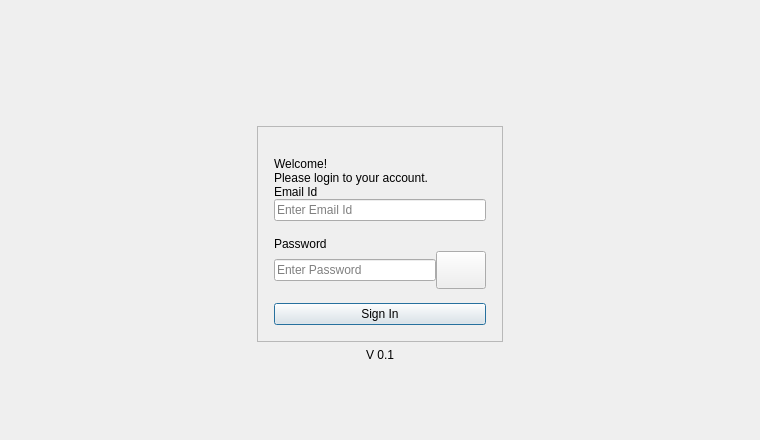
<?xml version="1.0" encoding="UTF-8"?>
<ui version="4.0">
 <class>TdeiDialogBase</class>
 <widget class="QDialog" name="TdeiDialogBase">
  <property name="geometry">
   <rect>
    <x>0</x>
    <y>0</y>
    <width>760</width>
    <height>440</height>
   </rect>
  </property>
  <property name="windowTitle">
   <string>TDEI Datasets</string>
  </property>
  <layout class="QVBoxLayout" name="mainLayout">
   <property name="spacing">
    <number>0</number>
   </property>
   <property name="leftMargin">
    <number>0</number>
   </property>
   <property name="topMargin">
    <number>0</number>
   </property>
   <property name="rightMargin">
    <number>0</number>
   </property>
   <property name="bottomMargin">
    <number>0</number>
   </property>
   <item>
    <widget class="QStackedWidget" name="stackedWidget">
     <property name="currentIndex">
      <number>0</number>
     </property>
     <widget class="QWidget" name="pageLogin">
      <layout class="QVBoxLayout" name="loginPageLayout">
       <property name="spacing">
        <number>0</number>
       </property>
       <property name="leftMargin">
        <number>0</number>
       </property>
       <property name="topMargin">
        <number>0</number>
       </property>
       <property name="rightMargin">
        <number>0</number>
       </property>
       <property name="bottomMargin">
        <number>0</number>
       </property>
       <item>
        <widget class="QWidget" name="loginHeader">
         <property name="minimumSize">
          <size>
           <width>0</width>
           <height>60</height>
          </size>
         </property>
         <property name="maximumSize">
          <size>
           <width>16777215</width>
           <height>60</height>
          </size>
         </property>
         <layout class="QHBoxLayout" name="loginHeaderLayout">
          <property name="leftMargin">
           <number>15</number>
          </property>
          <property name="topMargin">
           <number>0</number>
          </property>
          <property name="rightMargin">
           <number>15</number>
          </property>
          <property name="bottomMargin">
           <number>0</number>
          </property>
          <item>
           <widget class="QLabel" name="lblHeaderLogo">
            <property name="minimumSize">
             <size>
              <width>56</width>
              <height>44</height>
             </size>
            </property>
            <property name="maximumSize">
             <size>
              <width>56</width>
              <height>44</height>
             </size>
            </property>
            <property name="alignment">
             <set>Qt::AlignCenter</set>
            </property>
           </widget>
          </item>
          <item>
           <spacer name="headerLogoSpacer">
            <property name="orientation">
             <enum>Qt::Horizontal</enum>
            </property>
            <property name="sizeHint" stdset="0">
             <size>
              <width>40</width>
              <height>20</height>
             </size>
            </property>
           </spacer>
          </item>
         </layout>
        </widget>
       </item>
       <item>
        <widget class="QWidget" name="loginBody">
         <layout class="QVBoxLayout" name="loginBodyLayout">
          <property name="leftMargin">
           <number>12</number>
          </property>
          <property name="topMargin">
           <number>0</number>
          </property>
          <property name="rightMargin">
           <number>12</number>
          </property>
          <property name="bottomMargin">
           <number>12</number>
          </property>
          <item>
           <spacer name="loginTopSpacer">
            <property name="orientation">
             <enum>Qt::Vertical</enum>
            </property>
            <property name="sizeHint" stdset="0">
             <size>
              <width>20</width>
              <height>50</height>
             </size>
            </property>
           </spacer>
          </item>
          <item>
           <layout class="QHBoxLayout" name="loginCenterLayout">
            <item>
             <spacer name="loginLeftSpacer">
              <property name="orientation">
               <enum>Qt::Horizontal</enum>
              </property>
              <property name="sizeHint" stdset="0">
               <size>
                <width>24</width>
                <height>20</height>
               </size>
              </property>
             </spacer>
            </item>
            <item>
             <widget class="QFrame" name="loginCard">
              <property name="maximumWidth">
               <number>426</number>
              </property>
              <property name="minimumWidth">
               <number>400</number>
              </property>
              <property name="frameShape">
               <enum>QFrame::StyledPanel</enum>
              </property>
              <layout class="QVBoxLayout" name="loginCardLayout">
               <property name="spacing">
                <number>0</number>
               </property>
               <property name="leftMargin">
                <number>16</number>
               </property>
               <property name="topMargin">
                <number>16</number>
               </property>
               <property name="rightMargin">
                <number>16</number>
               </property>
               <property name="bottomMargin">
                <number>16</number>
               </property>
               <item>
                <widget class="QLabel" name="lblLogo">
                 <property name="alignment">
                  <set>Qt::AlignLeading|Qt::AlignLeft|Qt::AlignVCenter</set>
                 </property>
                </widget>
               </item>
               <item>
                <widget class="QLabel" name="lblTitle">
                 <property name="text">
                  <string>Welcome!</string>
                 </property>
                </widget>
               </item>
               <item>
                <widget class="QLabel" name="lblSubtitle">
                 <property name="text">
                  <string>Please login to your account.</string>
                 </property>
                </widget>
               </item>
               <item>
                <widget class="QLabel" name="lblUsername">
                 <property name="text">
                  <string>Email Id</string>
                 </property>
                </widget>
               </item>
               <item>
                <widget class="QLineEdit" name="txtUsername">
                 <property name="placeholderText">
                  <string>Enter Email Id</string>
                 </property>
                </widget>
               </item>
               <item>
                <spacer name="loginFieldGap">
                 <property name="orientation">
                  <enum>Qt::Vertical</enum>
                 </property>
                 <property name="sizeType">
                  <enum>QSizePolicy::Fixed</enum>
                 </property>
                 <property name="sizeHint" stdset="0">
                  <size>
                   <width>20</width>
                   <height>16</height>
                  </size>
                 </property>
                </spacer>
               </item>
               <item>
                <widget class="QLabel" name="lblPassword">
                 <property name="text">
                  <string>Password</string>
                 </property>
                </widget>
               </item>
               <item>
                <layout class="QHBoxLayout" name="passwordRow">
                 <property name="spacing">
                  <number>0</number>
                 </property>
                 <item>
                  <widget class="QLineEdit" name="txtPassword">
                   <property name="echoMode">
                    <enum>QLineEdit::Password</enum>
                   </property>
                   <property name="placeholderText">
                    <string>Enter Password</string>
                   </property>
                  </widget>
                 </item>
                 <item>
                  <widget class="QToolButton" name="btnShowPassword">
                   <property name="minimumSize">
                    <size>
                     <width>50</width>
                     <height>38</height>
                    </size>
                   </property>
                   <property name="maximumSize">
                    <size>
                     <width>50</width>
                     <height>38</height>
                    </size>
                   </property>
                   <property name="cursor">
                    <cursorShape>PointingHandCursor</cursorShape>
                   </property>
                   <property name="toolTip">
                    <string>Show password</string>
                   </property>
                   <property name="checkable">
                    <bool>true</bool>
                   </property>
                  </widget>
                 </item>
                </layout>
               </item>
               <item>
                <widget class="QLabel" name="lblStatus">
                 <property name="text">
                  <string/>
                 </property>
                 <property name="wordWrap">
                  <bool>true</bool>
                 </property>
                </widget>
               </item>
               <item>
                <widget class="QPushButton" name="btnLogin">
                 <property name="text">
                  <string>Sign In</string>
                 </property>
                 <property name="cursor">
                  <cursorShape>PointingHandCursor</cursorShape>
                 </property>
                 <property name="default">
                  <bool>true</bool>
                 </property>
                </widget>
               </item>
              </layout>
             </widget>
            </item>
            <item>
             <spacer name="loginRightSpacer">
              <property name="orientation">
               <enum>Qt::Horizontal</enum>
              </property>
              <property name="sizeHint" stdset="0">
               <size>
                <width>24</width>
                <height>20</height>
               </size>
              </property>
             </spacer>
            </item>
           </layout>
          </item>
          <item>
           <widget class="QLabel" name="lblVersion">
            <property name="text">
             <string>V 0.1</string>
            </property>
            <property name="alignment">
             <set>Qt::AlignCenter</set>
            </property>
           </widget>
          </item>
          <item>
           <spacer name="loginBottomSpacer">
            <property name="orientation">
             <enum>Qt::Vertical</enum>
            </property>
            <property name="sizeHint" stdset="0">
             <size>
              <width>20</width>
              <height>24</height>
             </size>
            </property>
           </spacer>
          </item>
         </layout>
        </widget>
       </item>
      </layout>
     </widget>
     <widget class="QWidget" name="pageDatasets">
      <layout class="QVBoxLayout" name="datasetsLayout">
       <property name="leftMargin">
        <number>16</number>
       </property>
       <property name="topMargin">
        <number>16</number>
       </property>
       <property name="rightMargin">
        <number>16</number>
       </property>
       <property name="bottomMargin">
        <number>16</number>
       </property>
       <item>
        <layout class="QHBoxLayout" name="headerLayout">
         <item>
          <widget class="QLabel" name="lblUser">
           <property name="text">
            <string/>
           </property>
          </widget>
         </item>
         <item>
          <spacer name="headerSpacer">
           <property name="orientation">
            <enum>Qt::Horizontal</enum>
           </property>
           <property name="sizeHint" stdset="0">
            <size>
             <width>40</width>
             <height>20</height>
            </size>
           </property>
          </spacer>
         </item>
         <item>
          <widget class="QPushButton" name="btnRefresh">
           <property name="text">
            <string>Refresh</string>
           </property>
          </widget>
         </item>
         <item>
          <widget class="QPushButton" name="btnLogout">
           <property name="text">
            <string>Sign out</string>
           </property>
          </widget>
         </item>
        </layout>
       </item>
       <item>
        <widget class="QTableWidget" name="tblDatasets">
         <property name="editTriggers">
          <set>QAbstractItemView::NoEditTriggers</set>
         </property>
         <property name="alternatingRowColors">
          <bool>true</bool>
         </property>
         <property name="selectionMode">
          <enum>QAbstractItemView::SingleSelection</enum>
         </property>
         <property name="selectionBehavior">
          <enum>QAbstractItemView::SelectRows</enum>
         </property>
         <property name="columnCount">
          <number>3</number>
         </property>
         <column>
          <property name="text">
           <string>tdei_dataset_id</string>
          </property>
         </column>
         <column>
          <property name="text">
           <string>name</string>
          </property>
         </column>
         <column>
          <property name="text">
           <string>View in QGIS</string>
          </property>
         </column>
        </widget>
       </item>
       <item>
        <widget class="QLabel" name="lblTableStatus">
         <property name="text">
          <string/>
         </property>
         <property name="wordWrap">
          <bool>true</bool>
         </property>
        </widget>
       </item>
      </layout>
     </widget>
    </widget>
   </item>
  </layout>
 </widget>
 <tabstops>
  <tabstop>txtUsername</tabstop>
  <tabstop>txtPassword</tabstop>
  <tabstop>btnLogin</tabstop>
  <tabstop>tblDatasets</tabstop>
  <tabstop>btnRefresh</tabstop>
  <tabstop>btnLogout</tabstop>
 </tabstops>
 <resources/>
 <connections/>
</ui>
